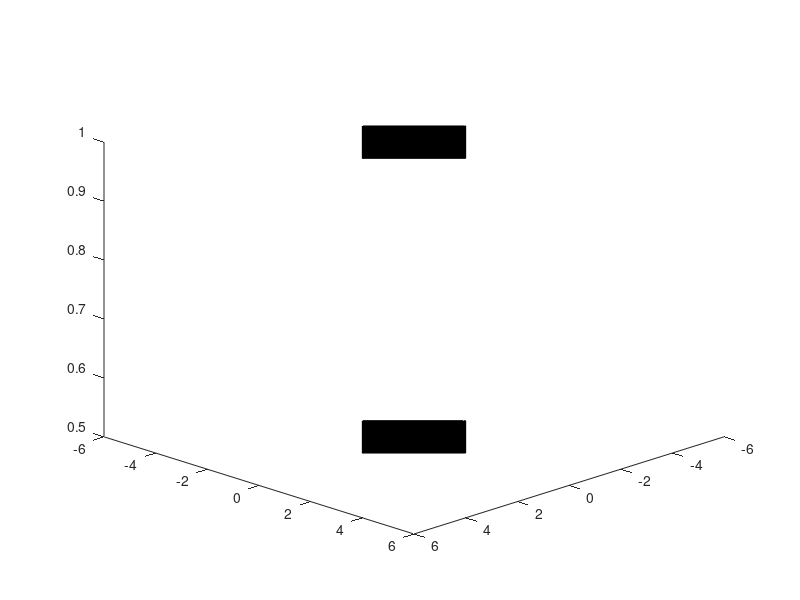

Recreate this plot in MATLAB.
clear; close all; clc;
a = 6;
r = 2;
n = 4; %numero de puntos
theta = 0:2*pi / n:2*pi;
x = r*cos(theta);
y = r*sin(theta);
z = 1*ones(1,n+1);

vert = [x;y;z];
vert1 = [x;y;1/2*z];
for j = 1:n-2
    caras(j,:) = [1 1+j 2+j];
end
patch('faces',caras,'vertices',vert');
patch('faces',caras,'vertices',vert1');
axis([-a a -a a])
view([135 ,25])
a